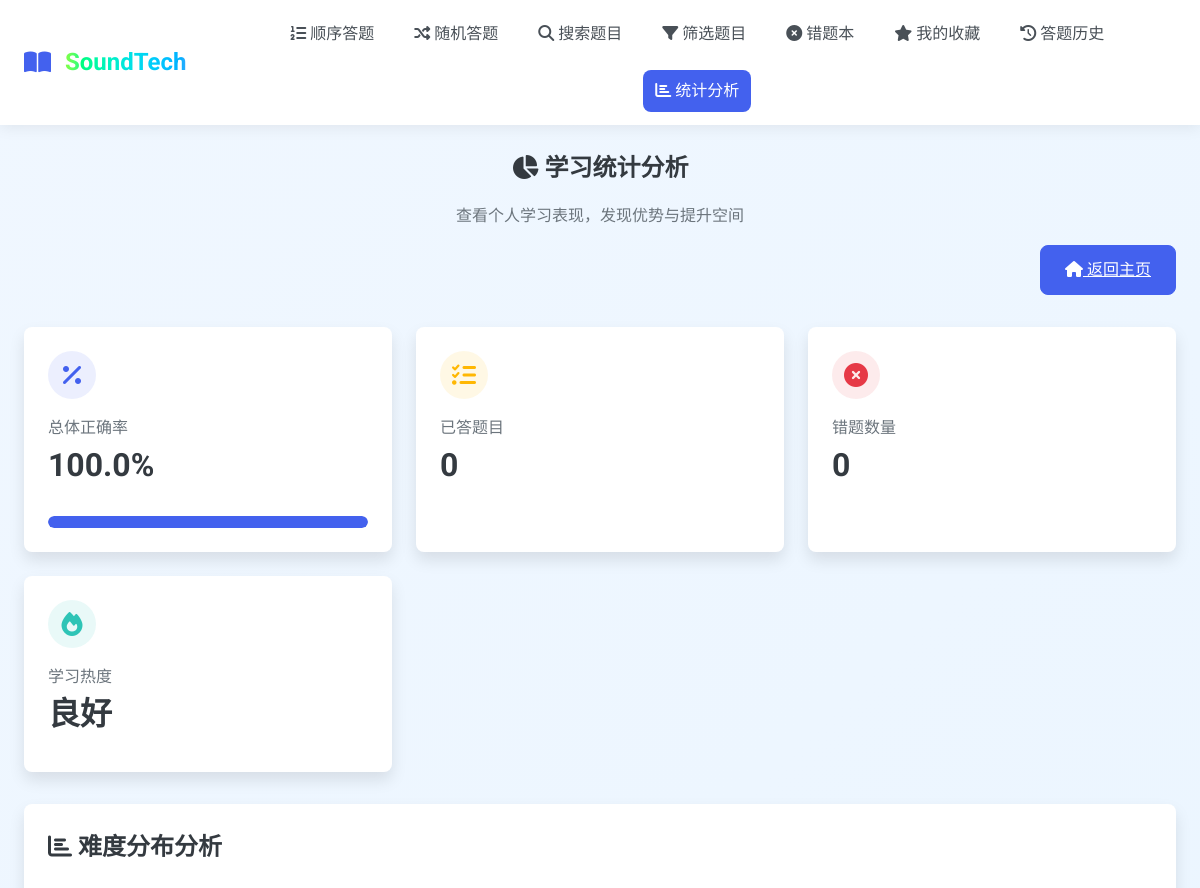
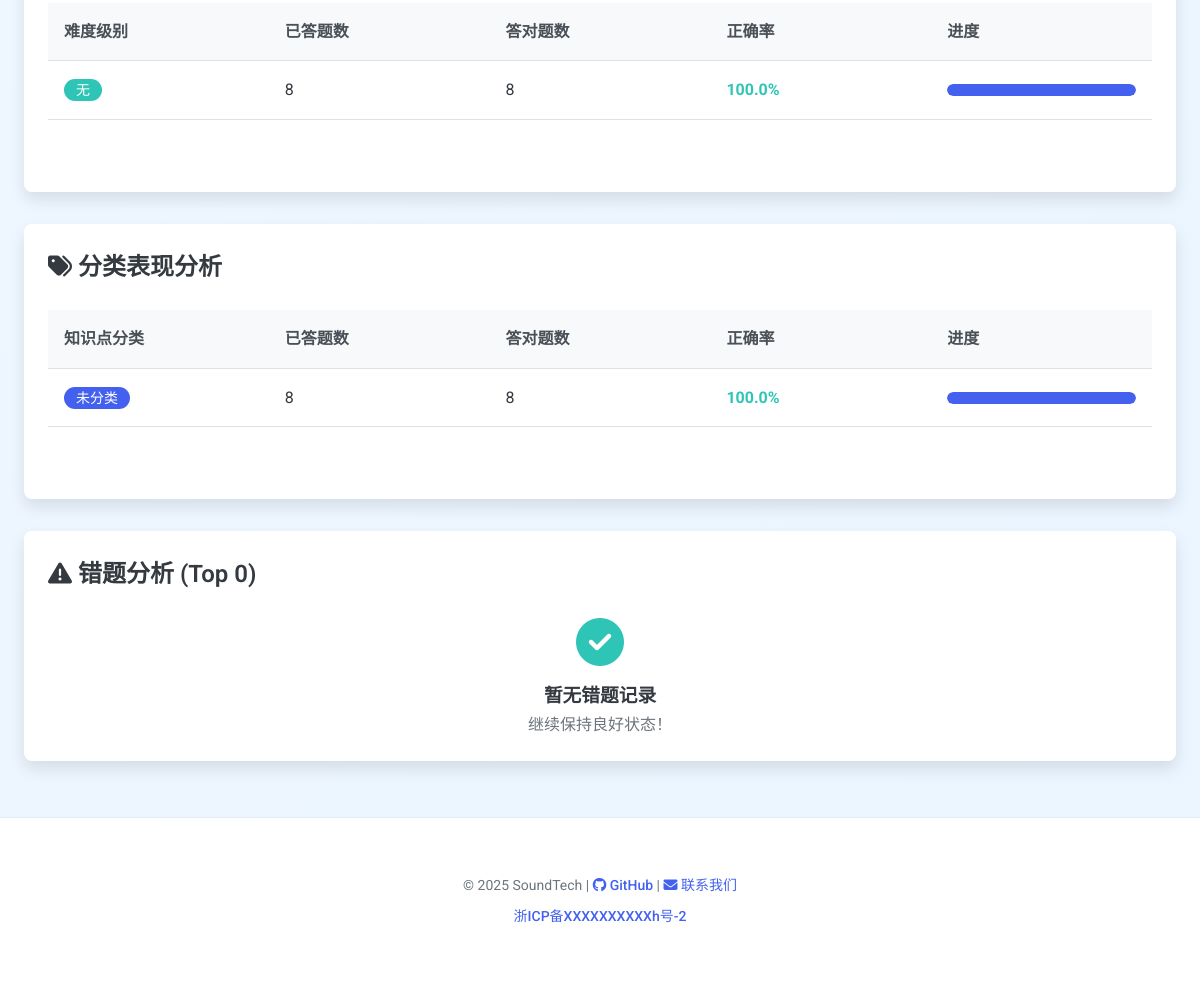
The app's page /statistics (signed in) with its own data (2 pictures, top to bottom).
### tables this page shows
CREATE TABLE questions (
        id TEXT PRIMARY KEY,
        stem TEXT NOT NULL,
        answer TEXT NOT NULL,
        difficulty TEXT,
        qtype TEXT,
        category TEXT,
        options TEXT, -- JSON stored options
        created_at DATETIME DEFAULT CURRENT_TIMESTAMP
    );

### app.py (the view)
@app.route("/statistics")
@login_required
def statistics():
    user_id = get_user_id()
    overall_accuracy, difficulty_stats, category_stats, worst_questions, recent_exams = statistics_util(user_id)
    return render_template("statistics.html",
                          overall_accuracy=overall_accuracy,
                          difficulty_stats=difficulty_stats,
                          category_stats=category_stats,
                          worst_questions=worst_questions,
                          recent_exams=recent_exams)

### app.py (called while the page is built)
@app.before_request
def log_request_info():
    if request.endpoint not in ['static']:
        app.logger.debug(f"请求: {request.method} {request.url} - IP: {request.remote_addr} - User-Agent: {request.headers.get('User-Agent', 'Unknown')}")

@app.after_request
def log_response_info(response):
    if request.endpoint not in ['static']:
        app.logger.debug(f"响应: {response.status_code} - {request.method} {request.url}")
    return response

### handlers/authentication.py (called while the page is built)
def login_required(function):
    @wraps(function)
    def decorated_function(*args, **kwargs):
        if not is_logged_in():
            flash("请先登录后再访问该页面", "error")
            return redirect(url_for("login", next=request.url))
        return function(*args, **kwargs)
    return decorated_function

def is_logged_in() -> bool:
    return "user_id" in session

def get_user_id() -> int:
    return session.get("user_id")

### handlers/database.py (called while the page is built)
def get_db() -> sqlite3.Connection:
    conn = sqlite3.connect("./static/database.db")
    conn.row_factory = sqlite3.Row
    return conn

### templates/statistics.html (shortened to what this page needs)
{% extends 'base.html' %}
{% block content %}
<div class="statistics-header mb-4">
    <h1 class="card-title mb-2"><i class="fas fa-chart-pie"></i> 学习统计分析</h1>
    <p class="text-muted">查看个人学习表现，发现优势与提升空间</p>
    <div class="text-right mt-2">
        <a href="{{ url_for('index') }}" class="btn btn-primary">
            <i class="fas fa-home"></i> 返回主页
        </a>
    </div>
</div>
<div class="card-grid mb-4">
    <div class="stat-card">
        <div class="stat-icon">
            <i class="fas fa-percentage"></i>
        </div>
        <div class="stat-label">总体正确率</div>
        <div class="stat-value">{{ overall_accuracy|round(1) }}%</div>
        <div class="progress-bar-container mt-2">
            <div class="progress-bar
                {% if overall_accuracy < 60 %}bg-danger
                {% elif overall_accuracy < 80 %}bg-warning
                {% else %}bg-success{% endif %}"
                style="width: {{ overall_accuracy }}%;">
            </div>
        </div>
    </div>
    <div class="stat-card">
        <div class="stat-icon" style="background-color: rgba(255, 183, 3, 0.1); color: var(--warning-color);">
            <i class="fas fa-tasks"></i>
        </div>
        <div class="stat-label">已答题目</div>
        <div class="stat-value">
            {% if difficulty_stats|length > 0 %}
                {% set total_answered = 0 %}
                {% for stat in difficulty_stats %}
                    {% set total_answered = total_answered + stat.total %}
                {% endfor %}
                {{ total_answered }}
            {% else %}
                0
            {% endif %}
        </div>
    </div>
    <div class="stat-card">
        <div class="stat-icon" style="background-color: rgba(230, 57, 70, 0.1); color: var(--danger-color);">
            <i class="fas fa-times-circle"></i>
        </div>
        <div class="stat-label">错题数量</div>
        <div class="stat-value">
            {% if worst_questions|length > 0 %}
                {{ worst_questions|length }}
            {% else %}
                0
            {% endif %}
        </div>
    </div>
    <div class="stat-card">
        <div class="stat-icon" style="background-color: rgba(46, 196, 182, 0.1); color: var(--success-color);">
            <i class="fas fa-fire"></i>
        </div>
        <div class="stat-label">学习热度</div>
        <div class="stat-value">
            {% if difficulty_stats|length > 0 %}
                {% if recent_exams and recent_exams|length > 0 %}
                    优秀
                {% else %}
                    良好
                {% endif %}
            {% else %}
                待提升
            {% endif %}
        </div>
    </div>
</div>
<div class="statistics-section mb-4">
    <div class="card">
        <h2 class="card-title mb-3"><i class="fas fa-chart-bar"></i> 难度分布分析</h2>
        <div class="table-container">
            <table class="table">
                <thead>
                    <tr>
                        <th>难度级别</th>
                        <th>已答题数</th>
                        <th>答对题数</th>
                        <th>正确率</th>
                        <th>进度</th>
                    </tr>
                </thead>
                <tbody>
                    {% for stat in difficulty_stats %}
                    <tr>
                        <td>
                            <span class="badge
                                {% if stat.difficulty == '简单' or stat.difficulty == '无' %}badge-success
                                {% elif stat.difficulty == '中等' %}badge-warning
                                {% else %}badge-danger{% endif %}">
                                {{ stat.difficulty }}
                            </span>
                        </td>
                        <td>{{ stat.total }}</td>
                        <td>{{ stat.correct_count }}</td>
                        <td class="font-weight-bold
                            {% if stat.accuracy < 60 %}text-danger
                            {% elif stat.accuracy < 80 %}text-warning
                            {% else %}text-success{% endif %}">
                            {{ stat.accuracy|round(1) }}%
                        </td>
                        <td>
                            <div class="progress-bar-container">
                                <div class="progress-bar
                                    {% if stat.accuracy < 60 %}bg-danger
                                    {% elif stat.accuracy < 80 %}bg-warning
                                    {% else %}bg-success{% endif %}"
                                    style="width: {{ stat.accuracy }}%;">
                                </div>
                            </div>
                        </td>
                    </tr>
                    {% endfor %}
                </tbody>
            </table>
        </div>
    </div>
</div>
{% if category_stats and category_stats|length > 0 %}
<div class="statistics-section mb-4">
    <div class="card">
        <h2 class="card-title mb-3"><i class="fas fa-tags"></i> 分类表现分析</h2>
        <div class="table-container">
            <table class="table">
                <thead>
                    <tr>
                        <th>知识点分类</th>
                        <th>已答题数</th>
                        <th>答对题数</th>
                        <th>正确率</th>
                        <th>进度</th>
                    </tr>
                </thead>
                <tbody>
                    {% for stat in category_stats %}
                    <tr>
                        <td>
                            <span class="badge badge-primary">{{ stat.category }}</span>
                        </td>
                        <td>{{ stat.total }}</td>
                        <td>{{ stat.correct_count }}</td>
                        <td class="font-weight-bold
                            {% if stat.accuracy < 60 %}text-danger
                            {% elif stat.accuracy < 80 %}text-warning
                            {% else %}text-success{% endif %}">
                            {{ stat.accuracy|round(1) }}%
                        </td>
                        <td>
                            <div class="progress-bar-container">
                                <div class="progress-bar
                                    {% if stat.accuracy < 60 %}bg-danger
                                    {% elif stat.accuracy < 80 %}bg-warning
                                    {% else %}bg-success{% endif %}"
                                    style="width: {{ stat.accuracy }}%;">
                                </div>
                            </div>
                        </td>
                    </tr>
                    {% endfor %}
                </tbody>
            </table>
        </div>
    </div>
</div>
{% endif %}
<div class="statistics-section mb-4">
    <div class="card">
        <h2 class="card-title mb-3"><i class="fas fa-exclamation-triangle"></i> 错题分析 (Top {{ worst_questions|length }})</h2>
        {% if worst_questions|length > 0 %}
            <div class="wrong-questions-list">
                {% for q in worst_questions %}
                <div class="wrong-question-item">
                    <div class="wrong-question-header">
                        <div class="wrong-question-id">
                            <span class="badge badge-danger">题 {{ q.question_id }}</span>
                            <span class="wrong-count">错误次数: {{ q.wrong_times }}</span>
                        </div>
                        <a href="{{ url_for('show_question', qid=q.question_id) }}" class="btn btn-sm btn-outline-primary">
                            <i class="fas fa-external-link-alt"></i> 查看题目
                        </a>
                    </div>
                    <p class="wrong-question-stem">{{ q.stem }}</p>
                </div>
                {% endfor %}
            </div>
        {% else %}
            <div class="empty-state text-center py-5">
                <i class="fas fa-check-circle" style="font-size: 3rem; color: var(--success-color); margin-bottom: 1rem;"></i>
                <h3>暂无错题记录</h3>
                <p class="text-muted">继续保持良好状态！</p>
            </div>
        {% endif %}
    </div>
</div>
{% endblock %}

### templates/statistics.html (style rules this page uses)
.statistics-header { text-align: center; }

### records on screen
questions: difficulty "无", total "8", correct_count "8", accuracy "100.0"

### other values on screen
{{ overall_accuracy|round(1) }} "100.0"
{{ total_answered }} "0"
{{ stat.category }} "未分类"
{{ stat.total }} "8"
{{ stat.correct_count }} "8"
{{ stat.accuracy|round(1) }} "100.0"
{{ worst_questions|length }} "0"
{{ current_year|default(2025) }} "2025"
